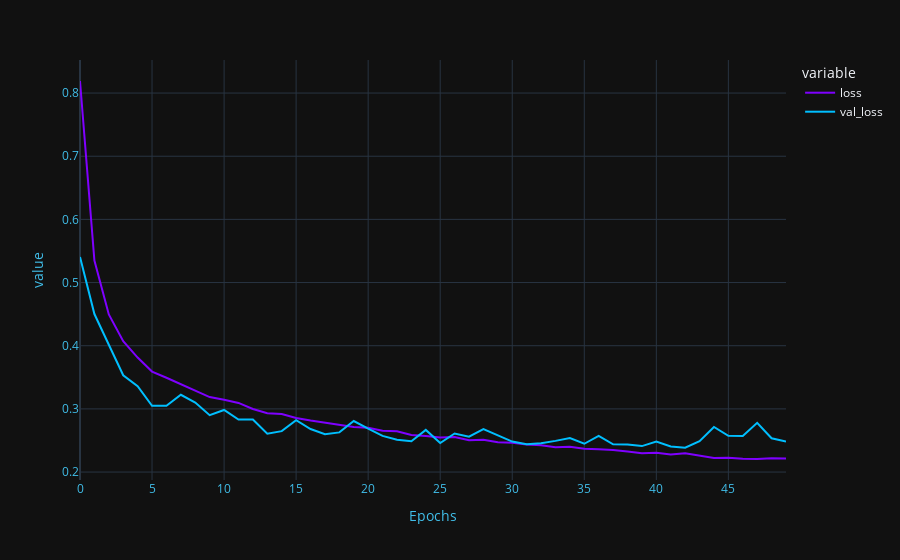

The code cell stored with this chart in its notebook:
### Code cell
fig = px.line(results,y=[results['loss'],results['val_loss']],template="plotly_dark",color_discrete_sequence=['#7F00FF','#00bfff'])
fig.update_layout(   
    title_font_color="#41BEE9", 
    xaxis=dict(color="#41BEE9",title='Epochs'), 
    yaxis=dict(color="#41BEE9")
 )
fig.show()

### Figure 1 — Plotly figure (JSON) as saved in the notebook; plotly's stock layout.template omitted (floating-point values rounded to 4 significant figures)
{"data": [{"hovertemplate": "variable=loss<br>index=%{x}<br>value=%{y}<extra></extra>", "legendgroup": "loss", "line": {"color": "#7F00FF", "dash": "solid"}, "marker": {"symbol": "circle"}, "mode": "lines", "name": "loss", "orientation": "v", "showlegend": true, "type": "scatter", "x": [0, 1, 2, 3, 4, 5, 6, 7, 8, 9, 10, 11, 12, 13, 14, 15, 16, 17, 18, 19, 20, 21, 22, 23, 24, 25, 26, 27, 28, 29, 30, 31, 32, 33, 34, 35, 36, 37, 38, 39, 40, 41, 42, 43, 44, 45, 46, 47, 48, 49], "xaxis": "x", "y": [0.8191, 0.5348, 0.4496, 0.4073, 0.3813, 0.359, 0.3494, 0.3395, 0.3298, 0.3187, 0.3145, 0.3094, 0.2998, 0.2932, 0.2918, 0.2857, 0.2817, 0.2779, 0.2747, 0.2715, 0.2701, 0.2655, 0.2647, 0.2587, 0.2571, 0.2547, 0.2557, 0.2505, 0.2511, 0.2472, 0.2464, 0.2437, 0.2424, 0.2392, 0.2402, 0.2369, 0.2361, 0.235, 0.2326, 0.2297, 0.2305, 0.2278, 0.2299, 0.226, 0.2222, 0.2226, 0.2209, 0.2207, 0.2219, 0.2217], "yaxis": "y"}, {"hovertemplate": "variable=val_loss<br>index=%{x}<br>value=%{y}<extra></extra>", "legendgroup": "val_loss", "line": {"color": "#00bfff", "dash": "solid"}, "marker": {"symbol": "circle"}, "mode": "lines", "name": "val_loss", "orientation": "v", "showlegend": true, "type": "scatter", "x": [0, 1, 2, 3, 4, 5, 6, 7, 8, 9, 10, 11, 12, 13, 14, 15, 16, 17, 18, 19, 20, 21, 22, 23, 24, 25, 26, 27, 28, 29, 30, 31, 32, 33, 34, 35, 36, 37, 38, 39, 40, 41, 42, 43, 44, 45, 46, 47, 48, 49], "xaxis": "x", "y": [0.5406, 0.4502, 0.4015, 0.3533, 0.336, 0.305, 0.305, 0.3224, 0.3101, 0.29, 0.2983, 0.2833, 0.2833, 0.2606, 0.2648, 0.282, 0.2681, 0.26, 0.2628, 0.2807, 0.2686, 0.2573, 0.2512, 0.2489, 0.2667, 0.246, 0.2611, 0.2561, 0.2679, 0.2583, 0.2482, 0.2441, 0.2455, 0.2493, 0.2538, 0.2448, 0.2574, 0.2439, 0.2435, 0.2411, 0.2484, 0.2405, 0.2386, 0.2489, 0.2714, 0.2575, 0.257, 0.2779, 0.2535, 0.2482], "yaxis": "y"}], "layout": {"legend": {"title": {"text": "variable"}, "tracegroupgap": 0}, "margin": {"t": 60}, "title": {"font": {"color": "#41BEE9"}}, "xaxis": {"anchor": "y", "color": "#41BEE9", "domain": [0, 1], "title": {"text": "Epochs"}}, "yaxis": {"anchor": "x", "color": "#41BEE9", "domain": [0, 1], "title": {"text": "value"}}}}
